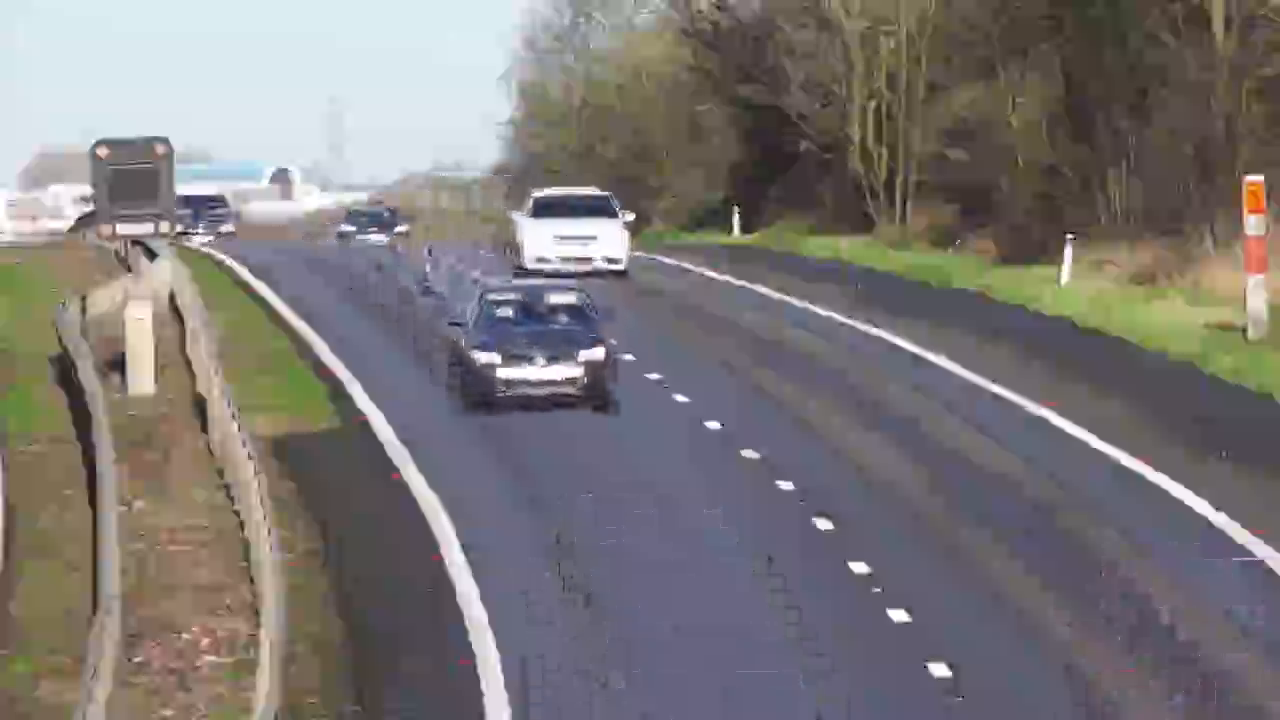
#> input picture frame 360 of openc/car-video.mp4, 1280 x 720 px
$ jupyter execute vehicleDetection.ipynb
#> lines starting #> are read from the running program, lines starting #| are printed output that depends on the picture; after the words box and inside, x2 and y2 are one past the last pixel; in counts of white or black regions, pixels touching at a corner belong together
[cell 1]
import cv2
import time

[cell 2]
haar_cascade='cars.xml'

[cell 3]
car_Cascade=cv2.CascadeClassifier(haar_cascade)

[cell 4]
if car_Cascade.empty():
    raise Exception("eroor loading haar cascade file")

[cell 5]
Video='car-video.mp4'

[cell 6]
cap=cv2.VideoCapture(Video)

[cell 7]
if not cap.isOpened():
    raise Exception("eroor loading video")

[cell 8]
car_detected=False
detection_time=None

[cell 9]
car_detected = False
detection_time = None

while cap.isOpened():
    ret, frames = cap.read()
#> frames is the input picture: shape (720, 1280, 3); mean B, G, R 118.7, 119.2, 123.6
    if not ret:
        break

    gray = cv2.cvtColor(frames, cv2.COLOR_BGR2GRAY)
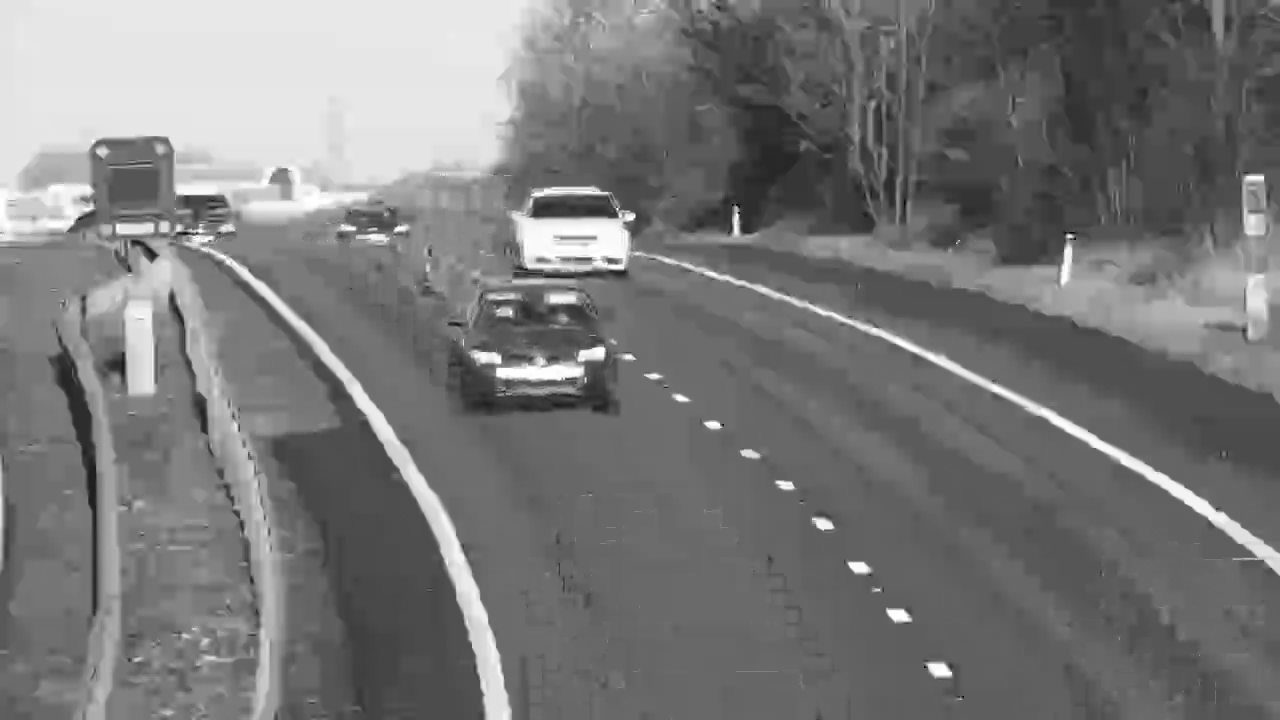
#> gray: shape (720, 1280); min 0, max 255, mean 120.5
    cars = car_Cascade.detectMultiScale(gray, scaleFactor=1.1, minNeighbors=3)
#> cars = [[131, 660, 48, 48], [1113, 243, 57, 57], [552, 164, 77, 77], [511, 170, 73, 73]]


    if len(cars) > 0 and not car_detected:
        car_detected = True
        detection_time = time.time()
        print("Car detected!")

    if car_detected and time.time() - detection_time > 5:
        break

    for (x, y, w, h) in cars:
        cv2.rectangle(frames, (x, y), (x + w, y + h), (0, 0, 255), 2)
#> this loop made 4 passes
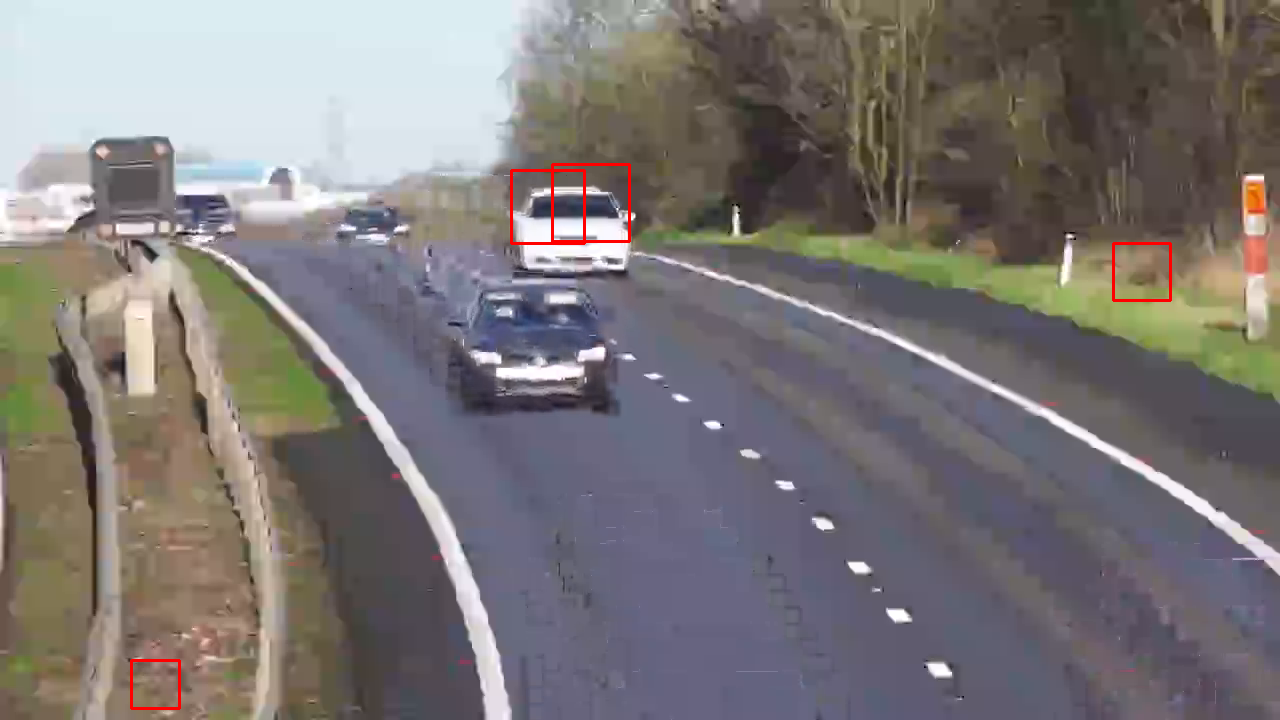
#> frames: shape (720, 1280, 3); 0.32% of pixels changed, all inside (x1, y1, x2, y2) = (130, 163, 1172, 710)

    cv2.imshow('video', frames)

    if cv2.waitKey(33) == 27:
#> (key Esc is pressed here)
        break

$ run again, starting later in the video
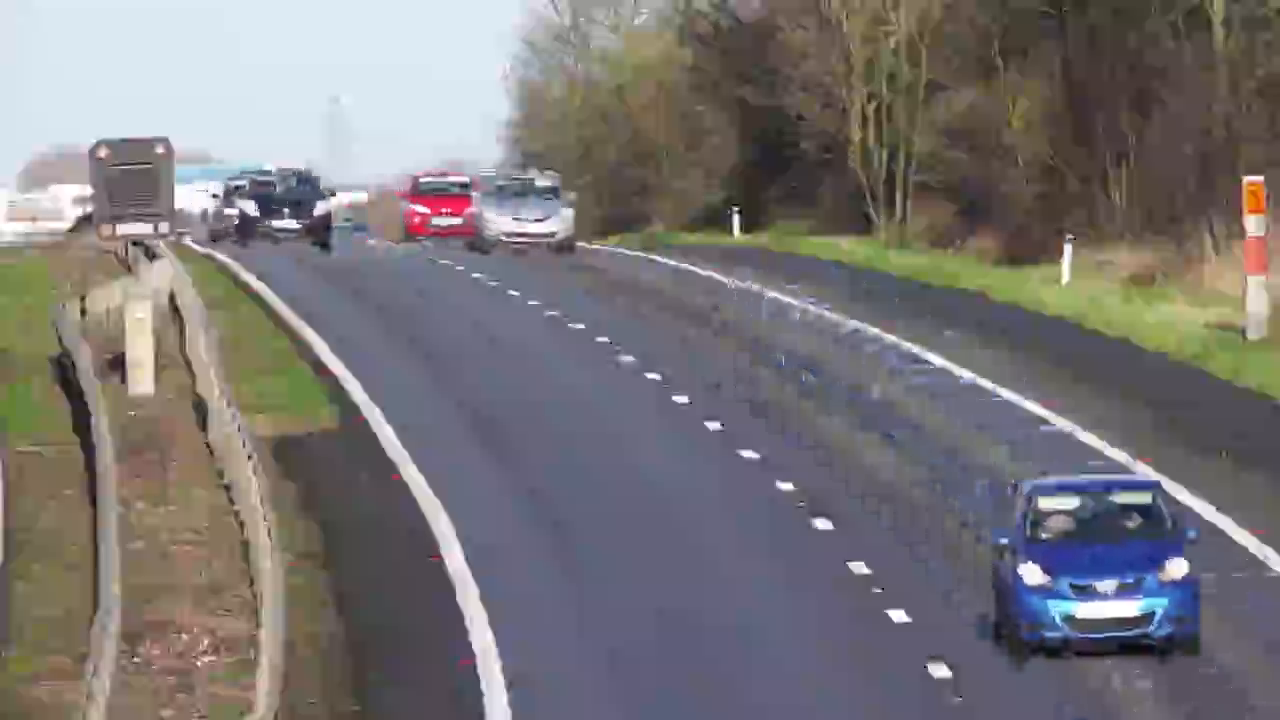
#> input picture frame 1620 of openc/car-video.mp4, 1280 x 720 px
#> frames is the input picture: shape (720, 1280, 3); mean B, G, R 118.5, 117.4, 121
#> `gray = cv2.cvtColor(frames, cv2.COLOR_BGR2GRAY)`:
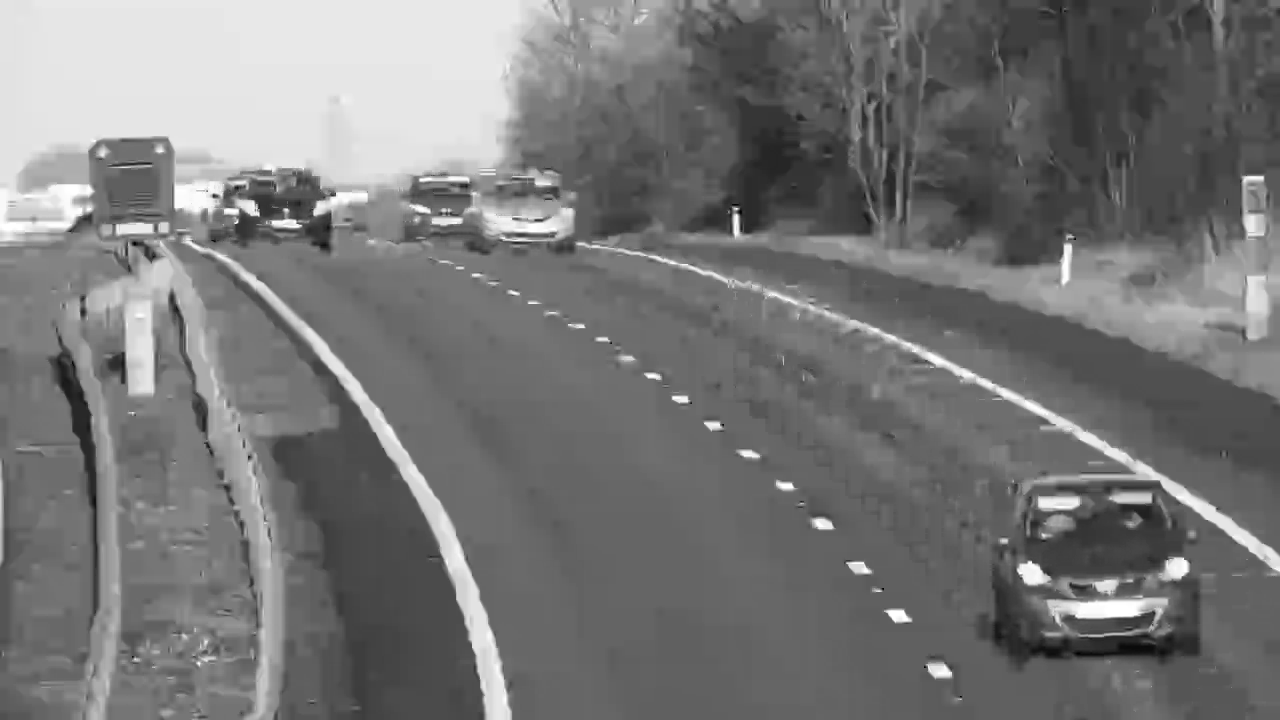
#> gray: shape (720, 1280); min 0, max 255, mean 118.6
#> cars = [[1068, 567, 38, 38], [763, 154, 69, 69]]
#> the loop `for (x, y, w, h) in cars:` made 2 passes
#> after the loop `for (x, y, w, h) in cars:`:
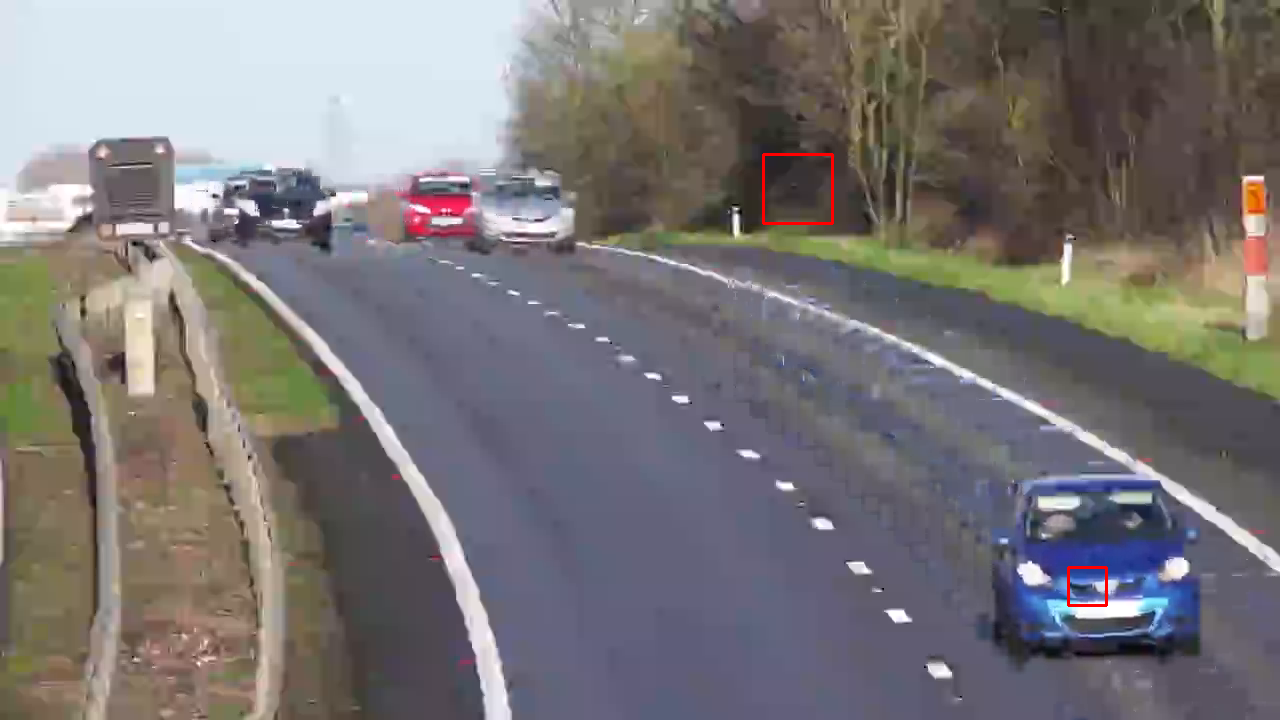
#> frames: shape (720, 1280, 3); 0.14% of pixels changed, all inside (x1, y1, x2, y2) = (762, 153, 1108, 607)

$ run again, starting later in the video
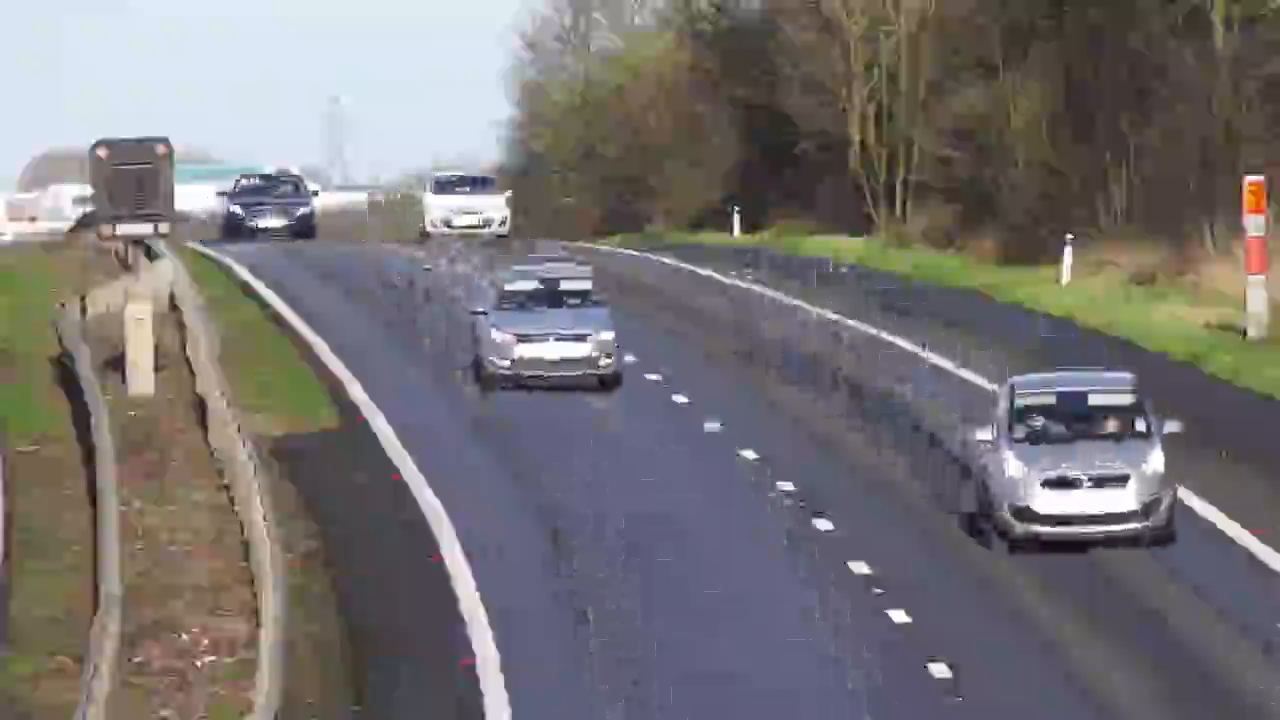
#> input picture frame 2881 of openc/car-video.mp4, 1280 x 720 px
#> frames is the input picture: shape (720, 1280, 3); mean B, G, R 115.3, 114.2, 118.1
#> `gray = cv2.cvtColor(frames, cv2.COLOR_BGR2GRAY)`:
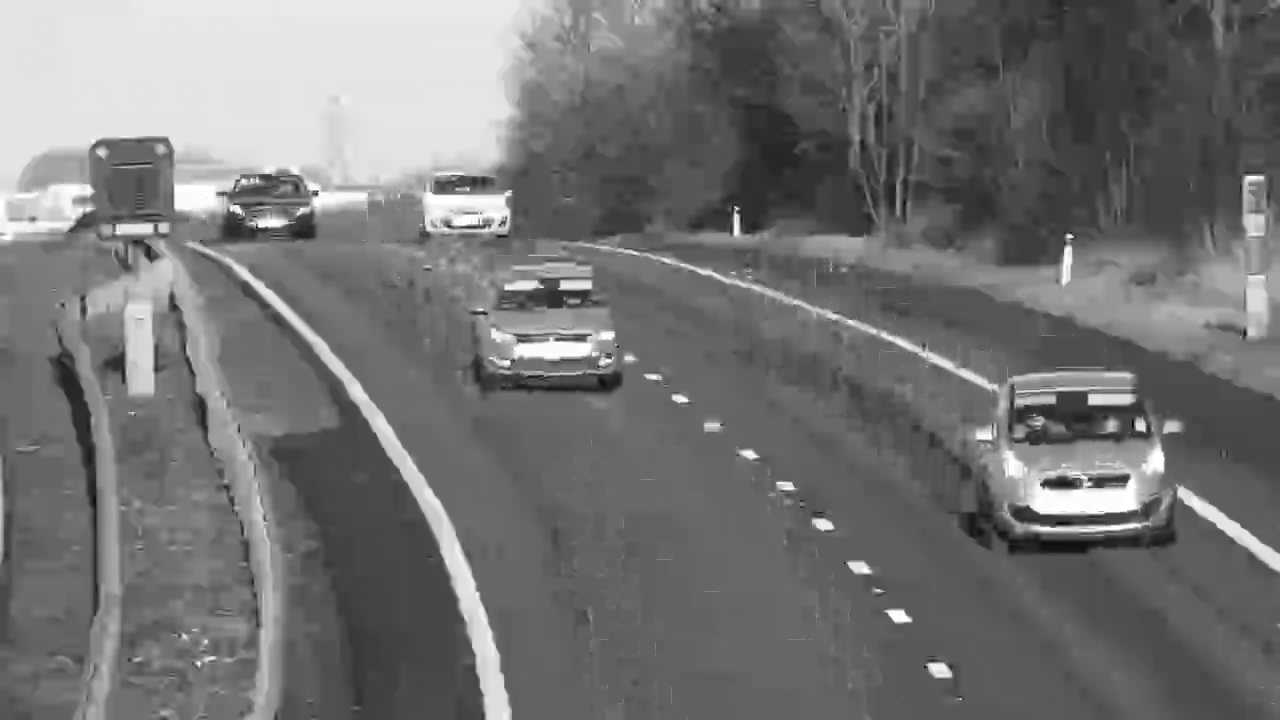
#> gray: shape (720, 1280); min 0, max 255, mean 115.5
#> cars = [[549, 309, 47, 47], [1014, 406, 47, 47], [1033, 448, 57, 57], [1075, 439, 70, 70]]
#> the loop `for (x, y, w, h) in cars:` made 4 passes
#> after the loop `for (x, y, w, h) in cars:`:
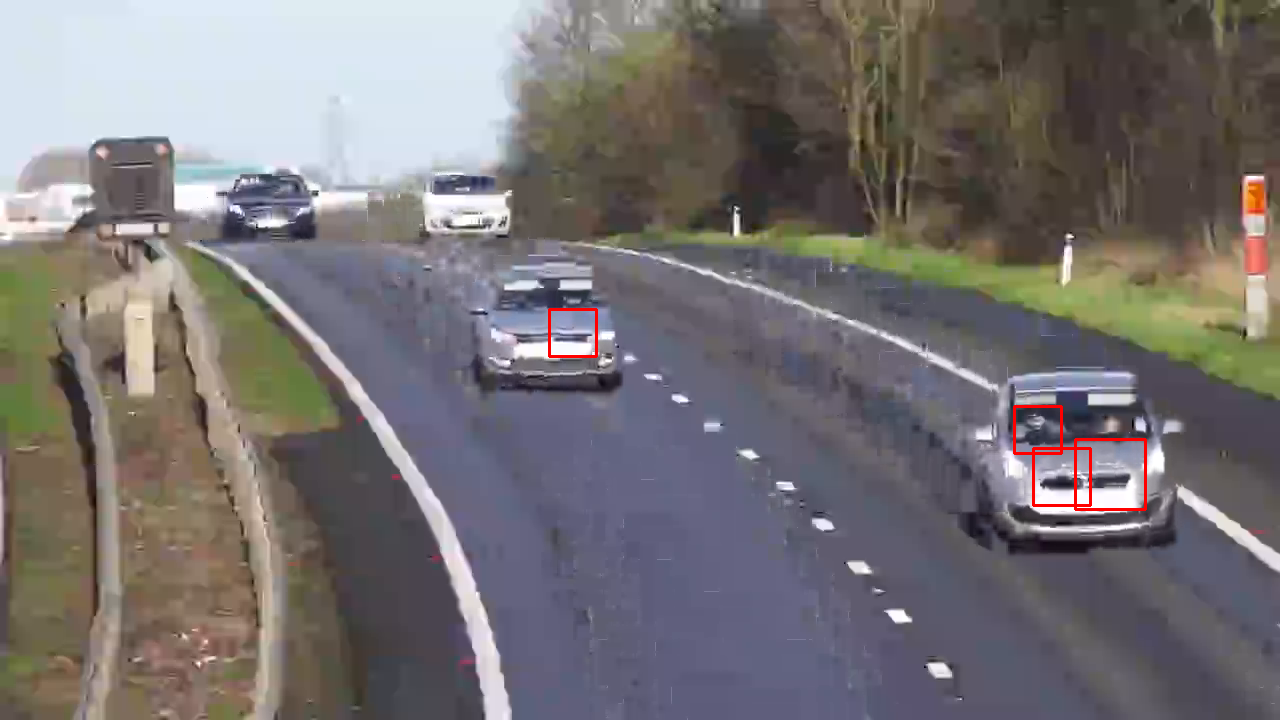
#> frames: shape (720, 1280, 3); 0.28% of pixels changed, all inside (x1, y1, x2, y2) = (548, 308, 1147, 511)
